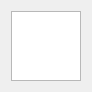
<?xml version="1.0" encoding="UTF-8"?>
<ui version="4.0">
 <class>CSubObjSelectionTypePanel</class>
 <widget class="QWidget" name="CSubObjSelectionTypePanel">
  <property name="geometry">
   <rect>
	<width>50</width>
	<height>30</height>
   </rect>
  </property>
  <property name="windowTitle">
   <string>Selection Type</string>
  </property>
  <layout class="QHBoxLayout" name="MAIN_LAYOUT">
   <item>
	<widget class="QListWidget" name="SELECTION_TYPE_LIST_WIDGET"/>
   </item>
  </layout>
 </widget>
 <resources/>
 <connections/>
</ui> 
